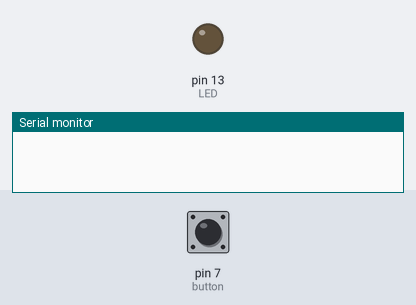
The program below on a simulated Arduino Uno, built with avr-gcc and run on an emulated ATmega328P. Parts: output pins drawn as LEDs (lit = HIGH), the last lines printed to the serial monitor. Dashed ring = blinking. The test bench sets the inputs (shaded band); at power-on: pin 7 (button) HIGH.

Above: at 1.2 s.
1.3 s: pin 7 (button) pulled LOW for 0.15 s
At 2.7 s:
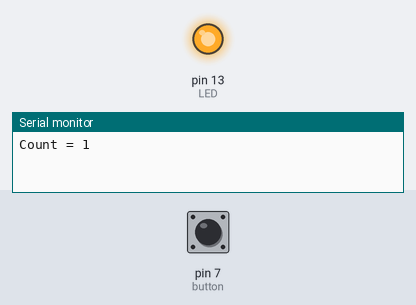
3.8 s: pin 7 (button) pulled LOW for 1 s
At 5.8 s:
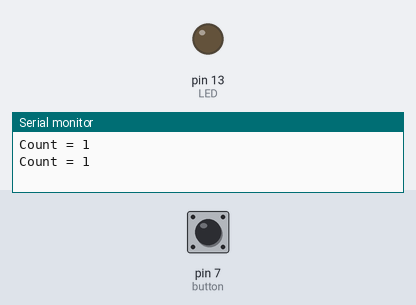
6.3 s: pin 7 (button) pulled LOW for 3.2 s
At 7.7 s:
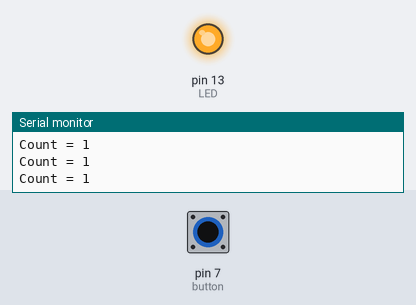
11.0 s: pin 7 (button) pulsed LOW 2 times (0.12 s each, 0.3 s apart)
At 13.1 s:
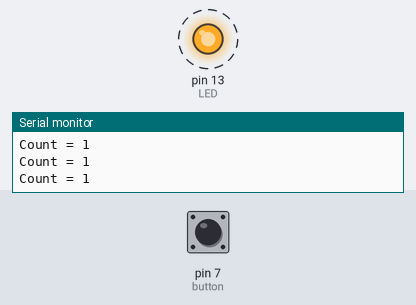
Timing chart, 0 to 15.9 s (numbered marks = the images above; inputs shaded):
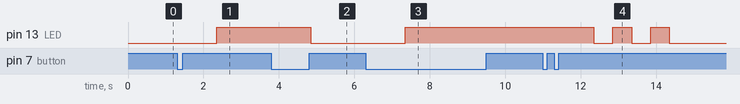

The program:

main.cpp
```cpp
#include <Arduino.h>
#include <ezButton.h>

// create ezButton object that attach with pin 7
ezButton button(7);
// Configure peripherals
static const int LED = 13;
// global variables
unsigned long lastPress = 0;
int count;
bool ledState = false;

void setup()
{
  // configure serial
  Serial.begin(9600);
  // configure button (peripheral)
  button.setDebounceTime(50);
  button.setCountMode(COUNT_FALLING);
  // configure LED
  pinMode(LED, OUTPUT);
  digitalWrite(LED, ledState);
}

void loop()
{
  // must call the loop function first
  button.loop();

  if (button.isPressed())
  {
    lastPress = millis();
    count++;
  }
  if (count > 0 && (millis() - lastPress) > 1000)
  {
    switch (count)
    {
    case 1:
      ledState = !ledState;
      digitalWrite(LED, ledState);
      Serial.print("Count = ");
      Serial.println(count);
      count = 0;
      break;
    case 2:
      for (int i = 0; i < 5; i++)
      {
        ledState = !ledState;
        digitalWrite(LED, ledState);
        delay(500);
      }
      Serial.print("count = ");
      Serial.println(count);
      count = 0;
      break;
    default:
      Serial.println("Default case");
      count = 0;
      break;
    }
  }
  // control the LED according to the button press
}
```

Measured:
- after the input at 1.3 s, pin 13 (LED): LOW → HIGH after 1.1 s
- after the input at 3.8 s, pin 13 (LED): HIGH → LOW after 1.1 s
- after the input at 6.3 s, pin 13 (LED): LOW → HIGH after 1.1 s
- after the input at 11.0 s, pin 13 (LED): alternates HIGH for 0.50 s and LOW for 0.50 s, 5 changes in all, then stays LOW, starting after 1.4 s
